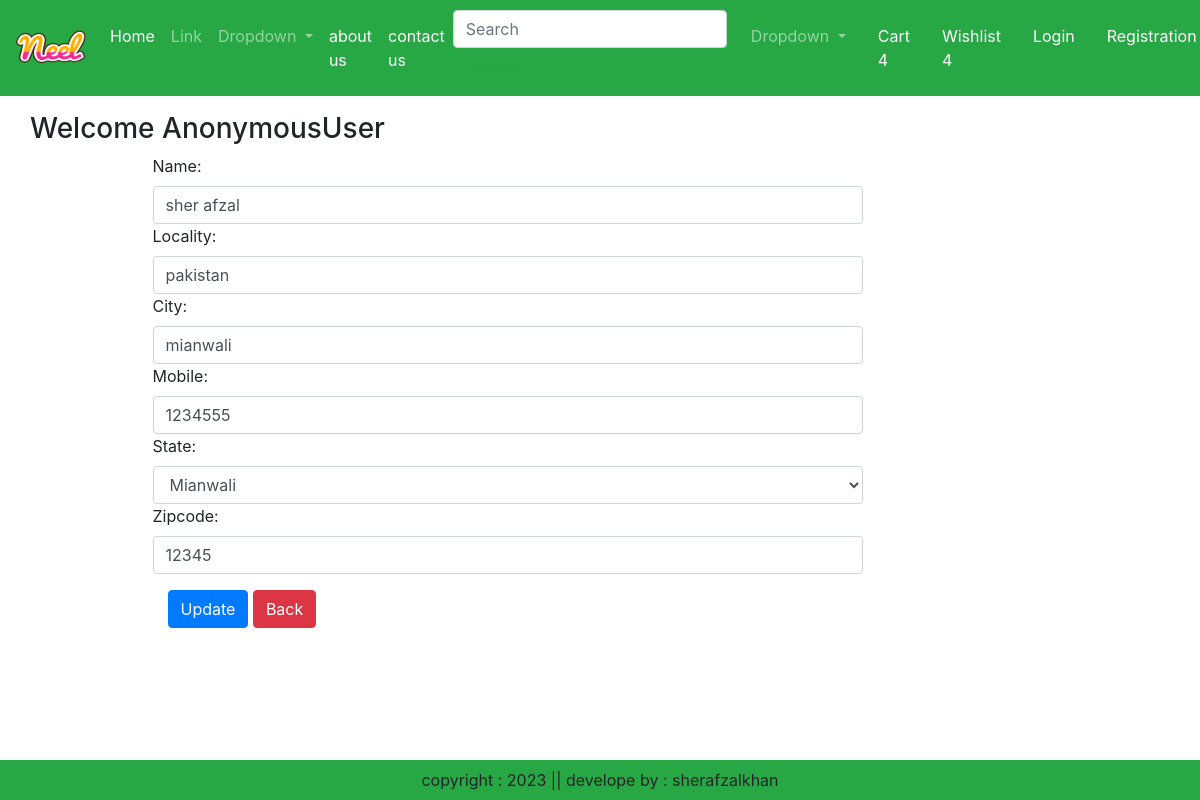
Screenshot of /updateAddress/1 with the database file from the repository.
### app/models.py (models this page shows, shortened)
class Customer(models.Model):
    user = models.ForeignKey(User, on_delete=models.CASCADE)
    name = models.CharField(max_length=200)
    locality = models.CharField(max_length=200)
    city = models.CharField(max_length=50)
    mobile = models.IntegerField(default=0)
    zipcode = models.IntegerField()
    state = models.CharField(choices=STATE_CHOICES, max_length=100)

### app/views.py (the view, shortened to what this page needs)
# urls.py: path('updateAddress/<int:pk>', views.updateAddress.as_view(), name='updateAddress'),
class updateAddress(View):
    def get(self, request, pk):
        add = Customer.objects.get(pk=pk)
        form = CustomerProfileForm(instance=add)
        return render(request, 'updateAddress.html', locals())

### app/forms.py
class CustomerProfileForm(forms.ModelForm):
    class Meta:
        model = Customer
        fields = ['name', 'locality', 'city', 'mobile', 'state', 'zipcode']
        widgets={
            'name': forms.TextInput(attrs={'class':'form-control'}),
            'locality': forms.TextInput(attrs={'class':'form-control'}),
            'city': forms.TextInput(attrs={'class':'form-control'}),
            'mobile': forms.NumberInput(attrs={'class':'form-control'}),
            'state': forms.Select(attrs={'class':'form-control'}),
            'zipcode': forms.NumberInput(attrs={'class':'form-control'}),
        }

### app/templates/updateAddress.html (shortened to what this page needs)
{% extends 'base.html' %}
{% load static %}
{% block maincontent %}
<div class="container my-3 mb-5">
    <div class='row'>
        <h3>
            Welcome  <span class="text-capatalize"> {{request.user}}</span>
        </h3>
    </div>
    <div class="col-sm-8 offset-sm-1">
        <form action="" method="post" >
            {% for fm in form %}
            {{fm.label_tag}} {{fm}} <small class="text-danger">{{fm.errors|striptags}}</small>
            {% endfor%}
            <div class='col-12 mt-3'>
                <button type='submit' class="btn btn-primary">Update</button>
                <a href="{% url 'address' %}"  type="button" class='btn btn-danger'>Back</a>
            </div>
        </form>
    </div>
</div>
{% endblock maincontent %}

### rows the page displays
Customer: form "sher afzal" "pakistan" "mianwali" "1234555" "Mianwali" "12345"

### other values shown
{{ request.user }} "AnonymousUser"
{{ fm.label_tag }} "Name:" "Locality:" "City:" "Mobile:" "State:" "Zipcode:"
